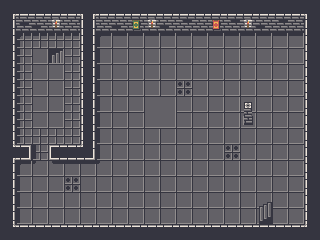

A level layout from a 2D game, rendered from its tile map. Below: a short description, then the map file with tile-grid data replaced by summaries:
An orthogonal 20x15 tile map with 16x16 px tiles, 2 tile layers (Tile Layer 1, Tile Layer 2), 2 tilesets and 18 objects (11x Walls, 3x Spawn, 3x Spikes, Stairs).

<map version="1.5" tiledversion="1.5.0" orientation="orthogonal" renderorder="right-up" width="20" height="15" tilewidth="16" tileheight="16" infinite="0" nextlayerid="10" nextobjectid="34">
 <tileset firstgid="1" source="darkplaces.tsx" />
 <tileset firstgid="181" source="shadows_.tsx" />
 <layer id="1" name="Tile Layer 1" width="20" height="15" locked="1">
  <data>[300 cells, 300 non-empty, 29 distinct tile ids]</data>
 </layer>
 <layer id="4" name="Tile Layer 2" width="20" height="15" locked="1">
  <data>[300 cells, 46 non-empty, 15 distinct tile ids]</data>
 </layer>
 <objectgroup id="5" name="Transitions">
  <object id="16" name="Player" type="Spawn" x="240" y="224">
   <point />
  </object>
  <object id="26" name="Downstairs" type="Stairs" x="48" y="48" width="16" height="16" />
  <object id="32" name="Slime" type="Spawn" x="128" y="160">
   <point />
  </object>
  <object id="33" name="Slime" type="Spawn" x="224" y="80">
   <point />
  </object>
 </objectgroup>
 <objectgroup id="6" name="Walls">
  <object id="17" type="Walls" x="0" y="0" width="16" height="224" />
  <object id="18" type="Walls" x="16" y="0" width="304" height="16" />
  <object id="2" type="Walls" x="96" y="16" width="208" height="16" />
  <object id="3" type="Walls" x="304" y="16" width="16" height="208" />
  <object id="4" type="Walls" x="288" y="240" width="32" />
  <object id="5" type="Walls" x="0" y="224" width="320" height="16" />
  <object id="7" type="Walls" x="48" y="144" width="48" height="16" />
  <object id="9" type="Walls" x="80" y="16" width="16" height="128" />
  <object id="10" type="Walls" x="16" y="160" width="16" />
  <object id="25" type="Walls" x="16" y="144" width="16" height="16" />
  <object id="30" type="Walls" x="16" y="16" width="64" height="16" />
 </objectgroup>
 <objectgroup id="7" name="Hazards">
  <object id="21" type="Spikes" x="176" y="80" width="16" height="16" />
  <object id="22" type="Spikes" x="224" y="144" width="16" height="16" />
  <object id="23" type="Spikes" x="64" y="176" width="16" height="16" />
 </objectgroup>
</map>
